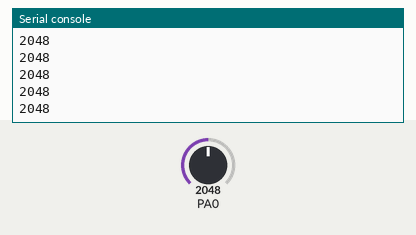
Bench run of a program on a simulated pyboard running MicroPython. Parts: the last lines printed to the serial console. The inputs (shaded band) are chosen by the test bench; at power-on: PA0 = 2048 (analog values on the 0–4095 scale).

Above: at 1.2 s.
1.3 s: PA0 set to 2866
At 1.31 s:
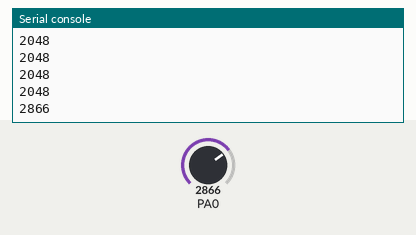
2.8 s: PA0 set to 3603
At 2.81 s:
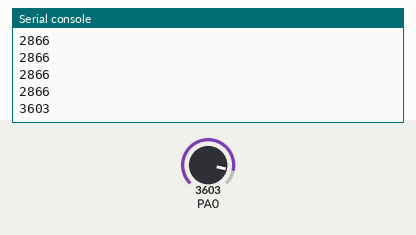
Timing chart, 0 to 5.8 s (numbered marks = the images above; inputs shaded):
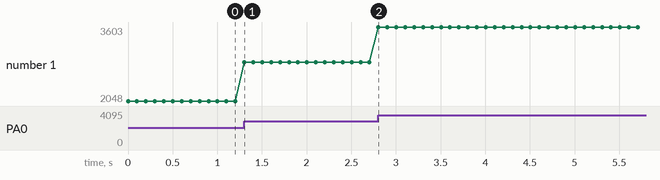

Measured:
- after the input at 1.3 s, the serial console: prints a new line at once (image 1)
- after the input at 2.8 s, the serial console: prints a new line at once (image 2)
- plotted number 1: 2048 → 2866 after the input at 1.3 s, 2866 → 3603 after the input at 2.8 s

The program:

main.py
```python
from pyb import ADC

#连接陀螺仪输出到X1脚
gyro= ADC(pyb.Pin.cpu.A0)
while True:
    print(gyro.read())
    pyb.delay(100)
```
